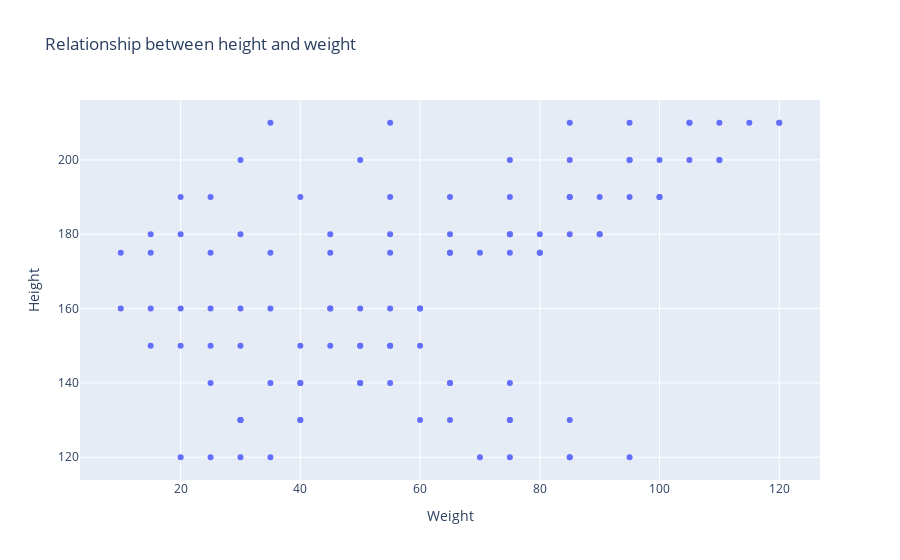

Notebook code for this chart:
### Code cell
fig = px.scatter(data_frame = df,
                 y = "Height",
                 x = "Weight",
                 title = "Relationship between height and weight"
    
          )
fig.show()

### Figure 1 — Plotly figure (JSON) as saved in the notebook; plotly's stock layout.template omitted (floating-point values rounded to 4 significant figures)
{"data": [{"hovertemplate": "Weight=%{x}<br>Height=%{y}<extra></extra>", "legendgroup": "", "marker": {"color": "#636efa", "symbol": "circle"}, "mode": "markers", "name": "", "orientation": "v", "showlegend": false, "type": "scatter", "x": [80, 60, 90, 50, 100, 40, 110, 30, 120, 20, 70, 50, 80, 60, 90, 50, 100, 40, 110, 30, 80, 60, 90, 50, 100, 40, 110, 30, 120, 75, 55, 85, 95, 75, 105, 85, 115, 95, 65, 45, 75, 55, 85, 65, 95, 75, 105, 85, 65, 45, 75, 55, 85, 65, 95, 75, 105, 85, 55, 35, 65, 45, 75, 55, 85, 65, 95, 75, 45, 30, 55, 40, 65, 50, 75, 60, 85, 70, 35, 25, 45, 30, 55, 25, 20, 30, 25, 40, 35, 50, 40, 55, 35, 15, 15, 20, 20, 25, 25, 30, 30, 35, 25, 10, 10, 15, 15, 20], "xaxis": "x", "y": [175, 160, 180, 150, 190, 140, 200, 130, 210, 120, 175, 160, 180, 150, 190, 140, 200, 130, 210, 120, 175, 160, 180, 150, 190, 140, 200, 130, 210, 175, 160, 180, 190, 140, 200, 130, 210, 120, 175, 160, 180, 150, 190, 140, 200, 130, 210, 120, 175, 160, 180, 150, 190, 140, 200, 130, 210, 120, 175, 160, 180, 150, 190, 140, 200, 130, 210, 120, 175, 160, 180, 150, 190, 140, 200, 130, 210, 120, 175, 160, 180, 150, 190, 175, 160, 180, 150, 190, 140, 200, 130, 210, 120, 175, 160, 180, 150, 190, 140, 200, 130, 210, 120, 175, 160, 180, 150, 190], "yaxis": "y"}], "layout": {"autosize": true, "legend": {"tracegroupgap": 0}, "title": {"text": "Relationship between height and weight"}, "xaxis": {"anchor": "y", "autorange": true, "domain": [0, 1], "range": [3.343, 126.7], "title": {"text": "Weight"}, "type": "linear"}, "yaxis": {"anchor": "x", "autorange": true, "domain": [0, 1], "range": [112.6, 217.4], "title": {"text": "Height"}, "type": "linear"}}}
